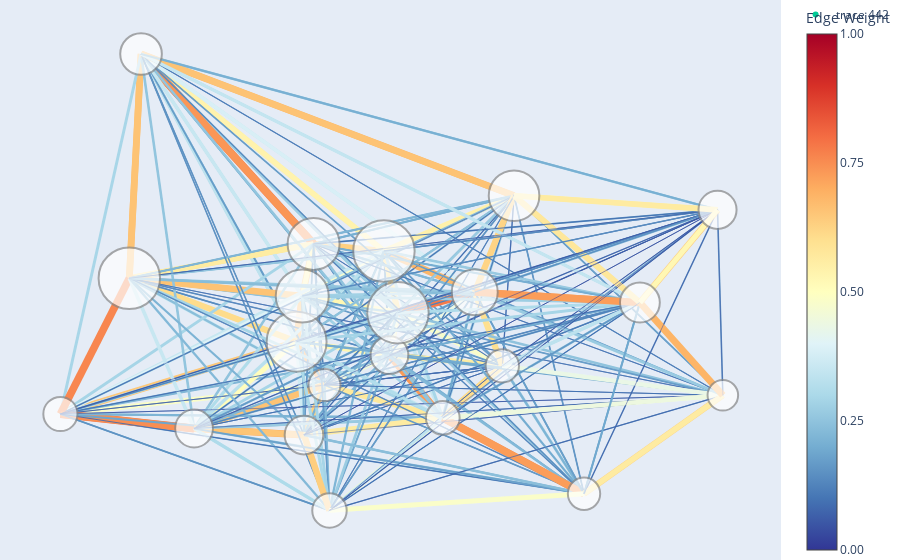

Here is the notebook cell this chart was saved with:
### Code cell
G, trip_counts = define_graph(filtered_df, remove_weak_edges=False, threshold=0.25)
G = update_node_sizes(G, income, var_of_interest_2)
positions = get_positions(gdf)
edge_widths = set_art(G, 0.1)
plotly_graph(G, positions, edge_widths, var_of_interest_2, node_size_scale=0.006)
